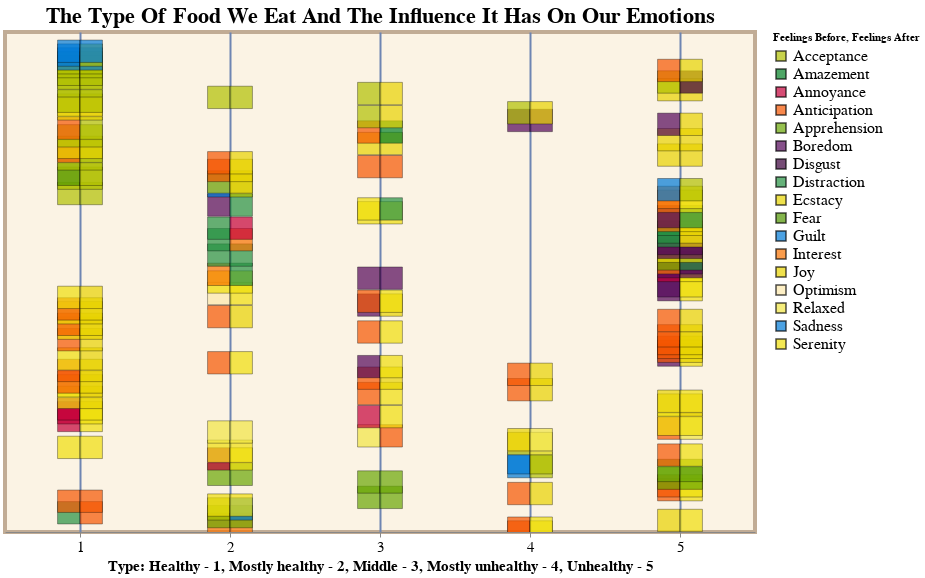

Notebook code cell kept with this figure:
### Markdown cell above
While exploring ideas for our topic, we collectively agreed that food plays an important role in our lives. It provides the nutrients we need to grow and survive, and in this day and age, it is also a source of pleasure and comfort. Here we asked the question, "What impact does our feelings have on the type of food we eat and the feelings we have after"? Through this research question, we looked to answer what sort of relationship exists between our emotions and the level of food we decide to consume. As simple as it may seem, we all participate in eating multiple times a day. By recording our self-evaluated emotions before and after eating, as well as the type of food we ate, we were able to graph this data into the graph you see below. The type of food is defined on a scale between 1-5 where 1 represents healthy food, and 5 is unhealthy. This is further defined in our previous phases where we listed some of our most commonly eaten foods on this scale to refer back to while recording data. This data is valuable to then reflect on the habits we may have formed in relation to our emotions at the time.

### Code cell
# 
# This section is to make Sketch #1
# Ping Tian if this breaks
# 

elements1 = ['#b1c000', '#048026', '#c5013a', '#f55600', '#6aa705', '#530659', '#3c003d', '#269242', '#e7d400', '#509600', '#007bd8']
elements2 = ['#f87200', '#e8d300', '#fce8ad', '#f1e543', '#007bd8', '#efdf0b']

elements = elements1 + elements2

dropdown_box = alt.binding_select(options=[None,'Brian Du','Mackenzie Tam','Cassidy Creasy','Tian Xia'])
selection = alt.selection_single(fields=['Person'], bind=dropdown_box, name='Filter')

# Make a compound graph consisting of two scatter plots; one shows the feeling before, and the other shows the feeling after.
before = alt.Chart(dataRQ1a).mark_square(size=500, stroke='black', strokeWidth=0.5).encode(x=alt.X('Type', title='Type: Healthy - 1, Mostly healthy - 2, Middle - 3, Mostly unhealthy - 4, Unhealthy - 5', axis=alt.Axis(tickCount=4), scale=alt.Scale(domain=[0.5, 5.5])), y=alt.Y('index', axis=None), tooltip=['Name of Food', 'Datetime', 'Person', 'Source of food', 'Healthy Type', 'Price', 'Feelings Before', 'Feelings After'], color=alt.condition(selection, 'Feelings Before', alt.value('lightgray'))).add_selection(selection)
after = alt.Chart(dataRQ1b).mark_square(size=500, stroke='black', strokeWidth=0.5).encode(x=alt.X('Type', axis=alt.Axis(tickCount=4, gridColor="#6E85B2", gridWidth=2), scale=alt.Scale(domain=[0.5, 5.5])), y=alt.Y('index', axis=None), tooltip=['Name of Food', 'Datetime', 'Person', 'Source of food', 'Healthy Type', 'Price', 'Feelings Before', 'Feelings After'], color=alt.condition(selection, 'Feelings After', alt.value('lightgray')))

sketch1 = alt.layer(before, after).properties(width=750, height=500, title=['The Type Of Food We Eat And The Influence It Has On Our Emotions']).interactive().configure_title(font='Arial', color='#000000', fontSize=22).configure_view(strokeWidth=4, fill='#FBF3E4', stroke='#C1AC95').configure_legend(labelFont='Arial', titleFontSize=11, labelFontSize=16).configure_axis(labelFontSize=15, titleFontSize=15).configure_range(category= elements)

sketch1
